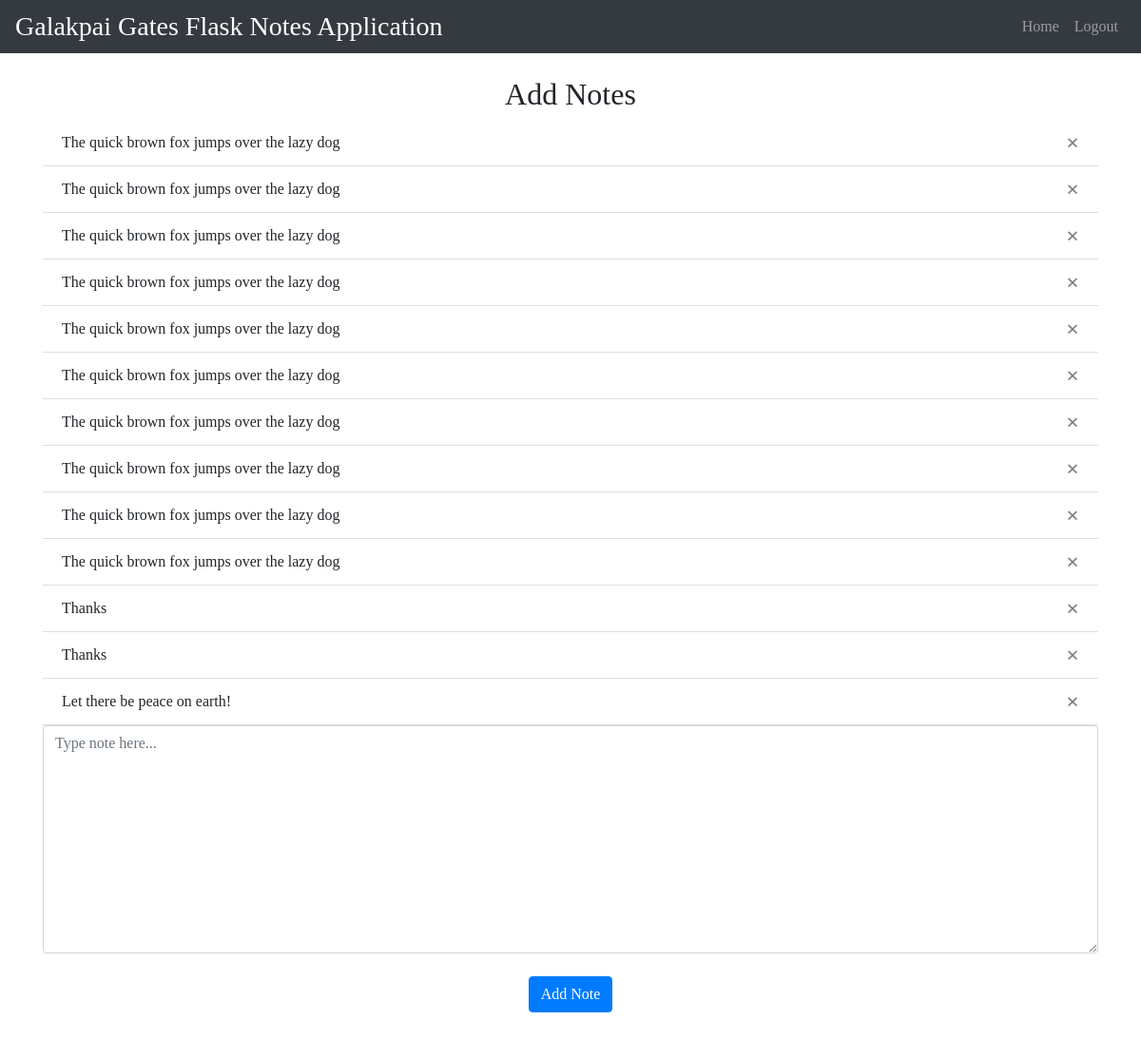
/ (signed in), run on the app's committed database.
### website/models.py (models this page shows)
class Note(db.Model):
    id = db.Column(db.Integer, primary_key=True)
    data = db.Column(db.String(100000))
    date = db.Column(db.DateTime(timezone=True), default=func.now())
    user_id = db.Column(db.Integer, db.ForeignKey('user.id'))

### website/views.py (the view, shortened to what this page needs)
@views.route('/', methods=['POST', 'GET'])
@login_required
def home():
    return render_template("index.html", user=current_user)

### website/__init__.py (called while the page is built)
def create_app():
    app = Flask(__name__)
    app.config['SECRET_KEY'] = 'lkjsJ SDKJFKLjsKJSDFLKJad lkfjA'
    app.config['SQLALCHEMY_DATABASE_URI'] = f'sqlite:///{DB_NAME}'
    db.init_app(app)
    from .views import views
    from .auth import auth
    app.register_blueprint(views, url_prefix='/')
    app.register_blueprint(auth, url_prefix='/')
    from .models import User, Note
    create_database(app)
    login_manager = LoginManager()
    login_manager.login_view = 'auth.login'
    login_manager.init_app(app)
    @login_manager.user_loader
    def load_user(id):
        return User.query.get(int(id))
    return app

### website/templates/index.html (shortened to what this page needs)
{% extends "base.html" %}
{% block content %}
    <h2 align="center">Add Notes</h2>
    <ul class="list-group list-group-flush" id="notes">
        {% for note in user.notes %}
            <li class="list-group-item">
                {{ note.data }}
                <button type="button" class="close" onclick="deleteNote({{ note.id }})">
                    <span aria-hidden="true">&times;</span>
                </button>
            </li>
        {% endfor %}
    </ul>
    <form method='POST'>
        <textarea name="note" id="note" class="form-control" placeholder="Type note here..."></textarea>
        <br>
        <div align="center">
            <button type="submit" class="btn btn-primary">Add Note</button>
        </div>
    </form>
{% endblock %}

### website/static/css/styles.css (style rules this page uses)
* { font-family: 'Ubuntu', 'cursive' !important; }
body { padding-bottom: 100px; }
.container h2 { margin-top: 30px; }
textarea { height: 30vh !important; }

### data on the page
Note: data "The quick brown fox jumps over the lazy dog"
Note: data "The quick brown fox jumps over the lazy dog"
Note: data "The quick brown fox jumps over the lazy dog"
Note: data "The quick brown fox jumps over the lazy dog"
Note: data "The quick brown fox jumps over the lazy dog"
Note: data "The quick brown fox jumps over the lazy dog"
Note: data "The quick brown fox jumps over the lazy dog"
Note: data "The quick brown fox jumps over the lazy dog"
Note: data "The quick brown fox jumps over the lazy dog"
Note: data "The quick brown fox jumps over the lazy dog"
Note: data "Thanks"
Note: data "Thanks"
Note: data "Let there be peace on earth!"
